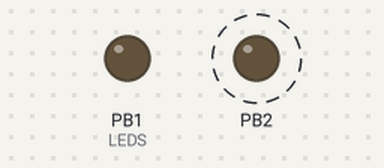
A program run on a simulated ATmega328P, built with avr-gcc and emulated at 16 MHz. Shown: output pins drawn as LEDs (lit = HIGH). Dashed ring = blinking.

Above: at 0.2 s.
At 3.7 s:
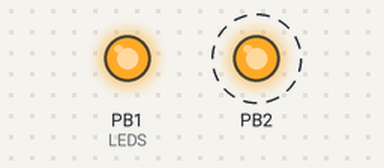
Timing chart, 0 to 5.2 s (numbered marks = the images above):
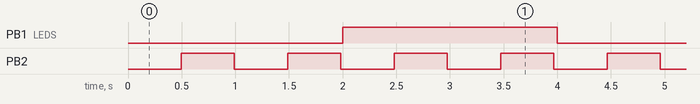

Measured:
- by itself, PB1 (LEDS): alternates HIGH for 2.0 s and LOW for 2.0 s
- by itself, PB2: alternates HIGH for 0.50 s and LOW for 0.50 s

The program:

main.c
```c
/*
 * Dual_timer_scheduler.c
 *
 * Created: 07-Jun-26 12:33:35 PM
 * Author : Mujaid
 */
#define F_CPU 16000000UL
#include <avr/io.h>
#include <avr/interrupt.h>

volatile uint8_t timer2_count = 0;

//   TIMER1 ISR - 2 SECONDS

ISR(TIMER1_COMPA_vect)
{
	PORTB ^= (1 << PB1);
}

//  TIMER2 ISR - 500 ms

ISR(TIMER2_COMPA_vect)
{
	timer2_count++;
	if(timer2_count >= 31)
	{
		PORTB ^= (1 << PB2);
		timer2_count =0;
	}
}

int main(void)
{

	DDRB |= (1<<PB1) | (1<<PB2);	// configure  LEDS
	TCCR1A = 0;		//Timer1 configuration
	TCCR1B |= (1 << WGM12);  //CTC  mode
	OCR1A = 31249;		//compare value for 2 sec
	TIMSK1 |= (1<<OCIE1A);  //Enable cpmare match A interrupt

	TCCR1B |= (1 << CS12) | (1 << CS10); // start Timer1- prescalar 1024

	TCCR2A |= (1 << WGM21);  // timer2 configuration
	OCR2A = 249;
	TIMSK2 |= (1<< OCIE2A); // Enable compare match interrupt
	TCCR2B |= (1 << CS22) | (1<< CS21)| (1<<CS20);  // Prescalar  1024

	sei();

	while (1)
    {
    }
}
```
